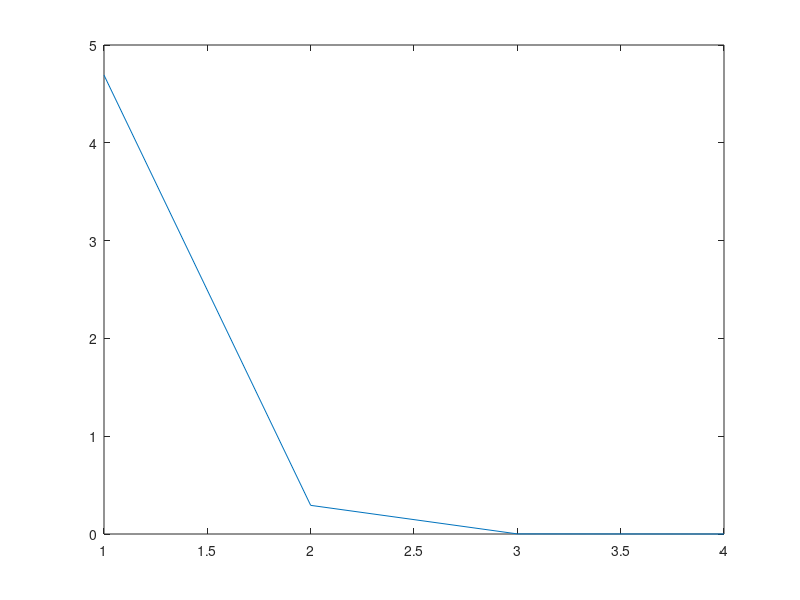

This chart was generated by the following MATLAB code:
f=@(x)x^2-5*x+4;
f1=@(x)2*x-5;
x0=5;
es=0.5*10^(-3);
for i=1:10
    c(i)=x0-(f(x0)/f1(x0));
    x0=c(i);
    if(i>1)
    e(i-1)=(abs(c(i)-c(i-1))/c(i))*100;
    if(e(i-1)<es)
        break;
    end
    end
end
plot(e)